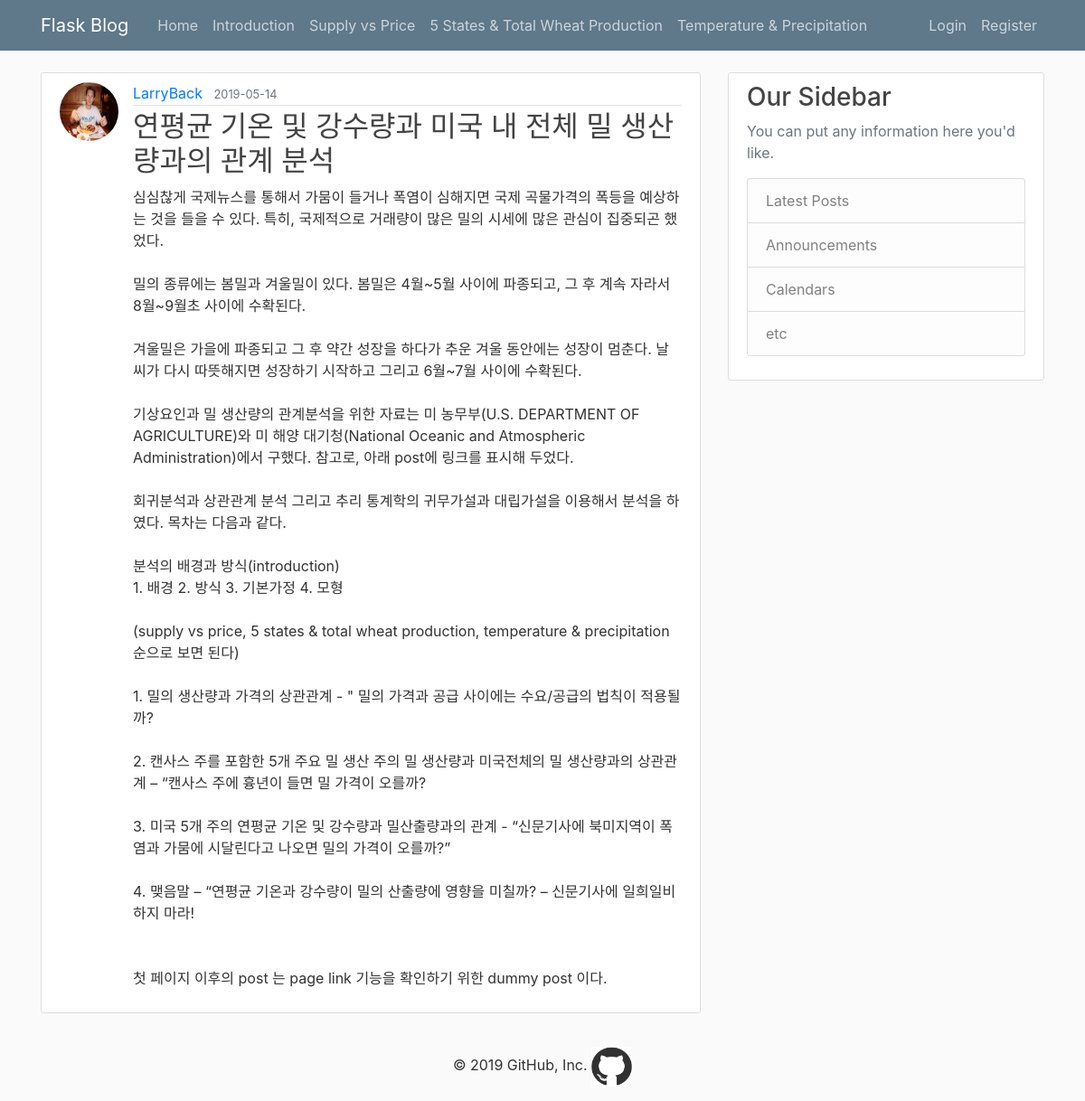
Page /post/32 on the committed database.
### flaskblog/models.py (models this page shows, shortened)
class User(db.Model, UserMixin):
    id = db.Column(db.Integer, primary_key=True)
    username = db.Column(db.String(20), unique=True, nullable=False)
    email = db.Column(db.String(120), unique=True, nullable=False)
    image_file = db.Column(db.String(20), nullable=False, default='default.jpg')
    password = db.Column(db.String(60), nullable=False)
    posts = db.relationship('Post', backref='author', lazy=True)

class Post(db.Model):
    id = db.Column(db.Integer, primary_key=True)
    title = db.Column(db.String(100), nullable=False)
    date_posted = db.Column(db.DateTime, nullable=False, default=datetime.utcnow)
    content = db.Column(db.Text, nullable=False)
    user_id = db.Column(db.Integer, db.ForeignKey('user.id'), nullable=False)

### flaskblog/routes.py (the view)
@app.route("/post/<int:post_id>")
def post(post_id):
    post = Post.query.get_or_404(post_id)
    return render_template('post.html', title=post.title, post=post)

### flaskblog/templates/post.html (shortened to what this page needs)
{% extends "layout.html" %}
{% block content %}
  <article class="media content-section">
    <img class="rounded-circle article-img" src="{{ url_for('static', filename='profile_pics/' + post.author.image_file) }}">
    <div class="media-body">
      <div class="article-metadata">
        <a class="mr-2" href="{{ url_for('user_posts', username=post.author.username) }}">{{ post.author.username }}</a>
        <small class="text-muted">{{ post.date_posted.strftime('%Y-%m-%d') }}</small>
      </div>
      <h2 class="article-title">{{ post.title }}</h2>
      <p class="article-content">{{ post.content }}</p>
    </div>
  </article>
{% endblock content %}

### flaskblog/static/main.css (style rules this page uses)
body { background: #fafafa; color: #333333; margin-top: 5rem; }
h1, h2, h3, h4, h5, h6 { color: #444444; }
.content-section { background: #ffffff; padding: 10px 20px; border: 1px solid #dddddd; border-radius: 3px; margin-bottom: 20px; }
.article-title { color: #444444; }
.article-content { white-space: pre-line; }
.article-img { height: 65px; width: 65px; margin-right: 16px; }
.article-metadata { padding-bottom: 1px; margin-bottom: 4px; border-bottom: 1px solid #e3e3e3 }

### rows in the picture
User: image_file (picture), author.username "LarryBack"
Post: date_posted "2019-05-14", title "연평균 기온 및 강수량과 미국 내 전체 밀 생산량과의 관계 분석", content "심심찮게 국제뉴스를 통해서 가뭄이 들거나 폭염이 심해지면 국제 곡물가격의 폭등을 예상하는 것을 들을 수 있다. 특히, 국제적으로 거래량이 많은 밀의 시세에 많은 관심이 집중되곤 했었다. 밀의 종류에는 봄밀과 겨울밀이 있다. 봄밀은 4월~5월 사이에 파종되고, 그 후 계속 자라서 8월~9월초 사이에 수확된다. 겨울밀은 가을에 파종되고 그 후 약간 성장을 하다가 추운 겨울 동안에는 성장이 멈춘다. 날씨가 다시 따뜻해지면 성장하기 시작하고 그리고 6월~7월 사이에 수확된다. 기상요인과 밀 생산량의 관계분석을 위한 자료는 미 농무부(U.S. DEPARTMENT OF AGRICULTURE)와 미 해양 대기청(National Oceanic and Atmospheric Administration)에서 구했다. 참고로, 아래 post에 링크를 표시해 두었다. 회귀분석과 상관관계 분석 그리고 추리 통계학의 귀무가설과 대립가설을 이용해서 분석을 하였다. 목차는 다음과 같다. 분석의 배경과 방식(introduction) 1. 배경 2. 방식 3. 기본가정 4. 모형 (supply vs price, 5 states & total wheat production, temperature & precipitation 순으로 보면 된다) 1. 밀의 생산량과 가격의 상관관계 - \" 밀의 가격과 공급 사이에는 수요/공급의 법칙이 적용될까? 2. 캔사스 주를 포함한…"
